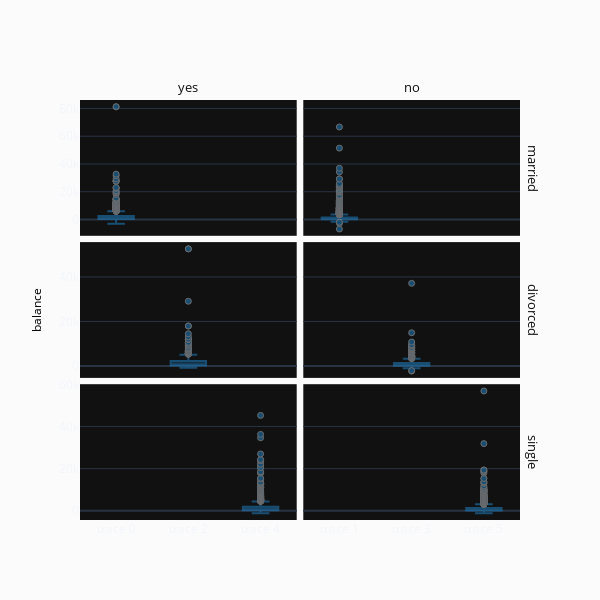

This figure's notebook cell:
### Code cell
# Hmmm We have missed some important clients with some high balances. 
# This shouldn't be happening.
fig = ff.create_facet_grid(
    df,
    y='balance',
    facet_row='marital',
    facet_col='deposit',
    trace_type='box',
)

iplot(fig, filename='facet - box traces')

### Figure 1 — Plotly figure (JSON) as saved in the notebook; plotly's stock layout.template omitted (floating-point values rounded to 4 significant figures; data arrays with more than 128 entries replaced by an {"elided": "..."} marker saying what was removed)
{"data": [{"marker": {"color": "rgb(31, 119, 180)", "line": {"color": "darkgrey", "width": 1}}, "opacity": 0.6, "xaxis": "x", "y": {"elided": "2562 int values"}, "yaxis": "y", "type": "box"}, {"marker": {"color": "rgb(31, 119, 180)", "line": {"color": "darkgrey", "width": 1}}, "opacity": 0.6, "xaxis": "x2", "y": {"elided": "3253 int values"}, "yaxis": "y2", "type": "box"}, {"marker": {"color": "rgb(31, 119, 180)", "line": {"color": "darkgrey", "width": 1}}, "opacity": 0.6, "xaxis": "x3", "y": {"elided": "572 int values"}, "yaxis": "y3", "type": "box"}, {"marker": {"color": "rgb(31, 119, 180)", "line": {"color": "darkgrey", "width": 1}}, "opacity": 0.6, "xaxis": "x4", "y": {"elided": "602 int values"}, "yaxis": "y4", "type": "box"}, {"marker": {"color": "rgb(31, 119, 180)", "line": {"color": "darkgrey", "width": 1}}, "opacity": 0.6, "xaxis": "x5", "y": {"elided": "1833 int values"}, "yaxis": "y5", "type": "box"}, {"marker": {"color": "rgb(31, 119, 180)", "line": {"color": "darkgrey", "width": 1}}, "opacity": 0.6, "xaxis": "x6", "y": {"elided": "1503 int values"}, "yaxis": "y6", "type": "box"}], "layout": {"annotations": [{"font": {"color": "#0f0f0f", "size": 13}, "showarrow": false, "text": "yes", "textangle": 0, "x": 0.2462, "xanchor": "center", "xref": "paper", "y": 1.03, "yanchor": "middle", "yref": "paper"}, {"font": {"color": "#0f0f0f", "size": 13}, "showarrow": false, "text": "no", "textangle": 0, "x": 0.7537, "xanchor": "center", "xref": "paper", "y": 1.03, "yanchor": "middle", "yref": "paper"}, {"font": {"color": "#0f0f0f", "size": 13}, "showarrow": false, "text": "married", "textangle": 90, "x": 1.03, "xanchor": "center", "xref": "paper", "y": 0.8383, "yanchor": "middle", "yref": "paper"}, {"font": {"color": "#0f0f0f", "size": 13}, "showarrow": false, "text": "divorced", "textangle": 90, "x": 1.03, "xanchor": "center", "xref": "paper", "y": 0.5, "yanchor": "middle", "yref": "paper"}, {"font": {"color": "#0f0f0f", "size": 13}, "showarrow": false, "text": "single", "textangle": 90, "x": 1.03, "xanchor": "center", "xref": "paper", "y": 0.1617, "yanchor": "middle", "yref": "paper"}, {"font": {"color": "#000000", "size": 12}, "showarrow": false, "text": "", "textangle": 0, "x": 0.5, "xanchor": "center", "xref": "paper", "y": -0.1, "yanchor": "middle", "yref": "paper"}, {"font": {"color": "#000000", "size": 12}, "showarrow": false, "text": "balance", "textangle": -90, "x": -0.1, "xanchor": "center", "xref": "paper", "y": 0.5, "yanchor": "middle", "yref": "paper"}], "height": 600, "legend": {"bgcolor": "#efefef", "borderwidth": 1, "x": 1.05, "y": 1, "yanchor": "top"}, "paper_bgcolor": "rgb(251, 251, 251)", "showlegend": false, "title": {"text": ""}, "width": 600, "xaxis": {"anchor": "y", "domain": [0.0, 0.4925], "matches": "x5", "showticklabels": false}, "yaxis": {"anchor": "x", "domain": [0.6767, 1.0]}, "xaxis2": {"anchor": "y2", "domain": [0.5075, 1.0], "matches": "x6", "showticklabels": false}, "yaxis2": {"anchor": "x2", "domain": [0.6767, 1.0], "matches": "y", "showticklabels": false}, "xaxis3": {"anchor": "y3", "domain": [0.0, 0.4925], "matches": "x5", "showticklabels": false}, "yaxis3": {"anchor": "x3", "domain": [0.3383, 0.6617]}, "xaxis4": {"anchor": "y4", "domain": [0.5075, 1.0], "matches": "x6", "showticklabels": false}, "yaxis4": {"anchor": "x4", "domain": [0.3383, 0.6617], "matches": "y3", "showticklabels": false}, "xaxis5": {"anchor": "y5", "domain": [0.0, 0.4925]}, "yaxis5": {"anchor": "x5", "domain": [0.0, 0.3233]}, "xaxis6": {"anchor": "y6", "domain": [0.5075, 1.0]}, "yaxis6": {"anchor": "x6", "domain": [0.0, 0.3233], "matches": "y5", "showticklabels": false}}}
